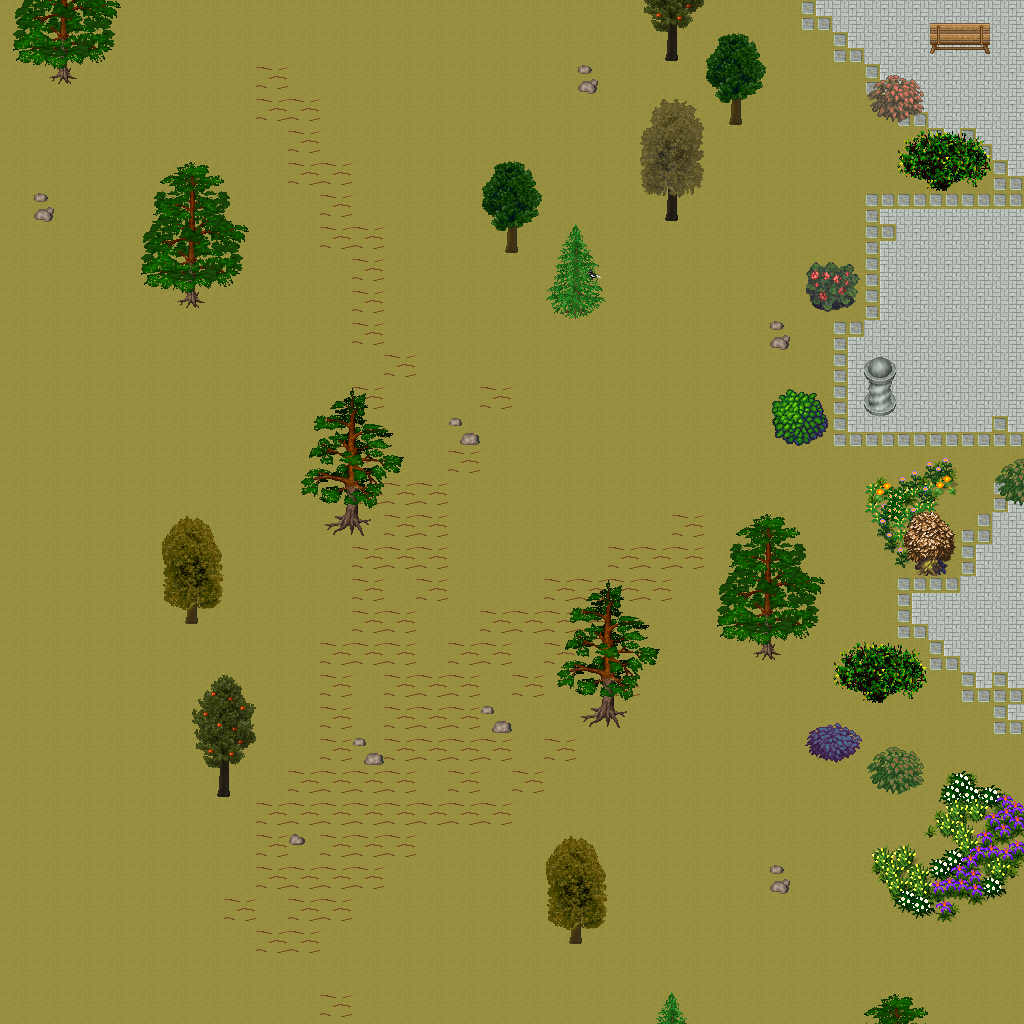

A level layout from a 2D game, rendered from its tile map. Below: a short description, then the map file with tile-grid data replaced by summaries:
An orthogonal 32x32 tile map with 32x32 px tiles, 5 tile layers (Ground, Objects, Objects2, Above, ...), 1 hidden layer not drawn, 34 tilesets.

<map version="1.10" tiledversion="1.11.0" orientation="orthogonal" renderorder="right-down" width="32" height="32" tilewidth="32" tileheight="32" infinite="0" nextlayerid="11" nextobjectid="1">
 <tileset firstgid="1" name="ground_ground" tilewidth="32" tileheight="32" tilecount="33" columns="3">
  <image source="../drawable/ground_ground.png" width="96" height="352" />
 </tileset>
 <tileset firstgid="34" name="ground_rock_pebbles" tilewidth="32" tileheight="32" tilecount="3" columns="1">
  <image source="../drawable/ground_rock_pebbles.png" width="32" height="96" />
 </tileset>
 <tileset firstgid="37" name="ground_grass_edges" tilewidth="32" tileheight="32" tilecount="36" columns="12">
  <image source="../drawable/ground_grass_edges.png" width="384" height="96" />
 </tileset>
 <tileset firstgid="73" name="plant_flower_daisy_white" tilewidth="32" tileheight="32" tilecount="8" columns="2">
  <image source="../drawable/plant_flower_daisy_white.png" width="64" height="128" />
 </tileset>
 <tileset firstgid="81" name="ground_ridge_earth_dark" tilewidth="32" tileheight="32" tilecount="96" columns="12">
  <image source="../drawable/ground_ridge_earth_dark.png" width="384" height="256" />
 </tileset>
 <tileset firstgid="177" name="plant_grasses" tilewidth="32" tileheight="32" tilecount="6" columns="3">
  <image source="../drawable/plant_grasses.png" width="96" height="64" />
 </tileset>
 <tileset firstgid="183" name="ground_earth_edges" tilewidth="32" tileheight="32" tilecount="18" columns="6">
  <image source="../drawable/ground_earth_edges.png" width="192" height="96" />
 </tileset>
 <tileset firstgid="201" name="item_statue_green_stone_3" tilewidth="32" tileheight="32" tilecount="3" columns="1">
  <image source="../drawable/item_statue_green_stone_3.png" width="32" height="96" />
 </tileset>
 <tileset firstgid="204" name="ground_rock_rocks_2" tilewidth="32" tileheight="32" tilecount="4" columns="2">
  <image source="../drawable/ground_rock_rocks_2.png" width="64" height="64" />
 </tileset>
 <tileset firstgid="208" name="item_corpse_huge_animal" tilewidth="32" tileheight="32" tilecount="16" columns="2">
  <image source="../drawable/item_corpse_huge_animal.png" width="64" height="256" />
 </tileset>
 <tileset firstgid="224" name="item_statue_green_stone" tilewidth="32" tileheight="32" tilecount="12" columns="4">
  <image source="../drawable/item_statue_green_stone.png" width="128" height="96" />
 </tileset>
 <tileset firstgid="236" name="logic_creature_animal" tilewidth="32" tileheight="32" tilecount="32" columns="8">
  <image source="../drawable/logic_creature_animal.png" width="256" height="128" />
 </tileset>
 <tileset firstgid="268" name="logic_collision" tilewidth="32" tileheight="32" tilecount="1" columns="1">
  <image source="../drawable/logic_collision.png" width="32" height="32" />
 </tileset>
 <tileset firstgid="269" name="plant_tree_taller_trees" tilewidth="32" tileheight="32" tilecount="32" columns="8">
  <image source="../drawable/plant_tree_taller_trees.png" width="256" height="128" />
 </tileset>
 <tileset firstgid="301" name="plant_tree_spruce" tilewidth="32" tileheight="32" tilecount="6" columns="2">
  <image source="../drawable/plant_tree_spruce.png" width="64" height="96" />
 </tileset>
 <tileset firstgid="307" name="plant_bush_bush_mult_colored" tilewidth="32" tileheight="32" tilecount="6" columns="3">
  <image source="../drawable/plant_bush_bush_mult_colored.png" width="96" height="64" />
 </tileset>
 <tileset firstgid="313" name="plant_bush_bush_pinks" tilewidth="32" tileheight="32" tilecount="4" columns="2">
  <image source="../drawable/plant_bush_bush_pinks.png" width="64" height="64" />
 </tileset>
 <tileset firstgid="317" name="plant_flower_flower_bed_1" tilewidth="32" tileheight="32" tilecount="35" columns="7">
  <image source="../drawable/plant_flower_flower_bed_1.png" width="224" height="160" />
 </tileset>
 <tileset firstgid="352" name="plant_flower_small_flower_bed" tilewidth="32" tileheight="32" tilecount="12" columns="3">
  <image source="../drawable/plant_flower_small_flower_bed.png" width="96" height="128" />
 </tileset>
 <tileset firstgid="364" name="plant_flower_small_flower_bed_2" tilewidth="32" tileheight="32" tilecount="12" columns="3">
  <image source="../drawable/plant_flower_small_flower_bed_2.png" width="96" height="128" />
 </tileset>
 <tileset firstgid="376" name="furniture_chair_bench_wooden" tilewidth="32" tileheight="32" tilecount="8" columns="2">
  <image source="../drawable/furniture_chair_bench_wooden.png" width="64" height="128" />
 </tileset>
 <tileset firstgid="384" name="building_decoration_pool" tilewidth="32" tileheight="32" tilecount="9" columns="3">
  <image source="../drawable/building_decoration_pool.png" width="96" height="96" />
 </tileset>
 <tileset firstgid="393" name="building_decoration_stone_details" tilewidth="32" tileheight="32" tilecount="4" columns="2">
  <image source="../drawable/building_decoration_stone_details.png" width="64" height="64" />
 </tileset>
 <tileset firstgid="397" name="building_decoration_orbpedestal" tilewidth="32" tileheight="32" tilecount="2" columns="1">
  <image source="../drawable/building_decoration_orbpedestal.png" width="32" height="64" />
 </tileset>
 <tileset firstgid="399" name="object_birds" tilewidth="32" tileheight="32" tilecount="4" columns="2">
  <image source="../drawable/object_birds.png" width="64" height="64" />
 </tileset>
 <tileset firstgid="403" name="building_gazebo" tilewidth="32" tileheight="32" tilecount="21" columns="3">
  <image source="../drawable/building_gazebo.png" width="96" height="224" />
 </tileset>
 <tileset firstgid="424" name="ground_green_paving" tilewidth="32" tileheight="32" tilecount="18" columns="3">
  <image source="../drawable/ground_green_paving.png" width="96" height="192" />
 </tileset>
 <tileset firstgid="442" name="plant_tree_pine_tree" tilewidth="32" tileheight="32" tilecount="20" columns="4">
  <image source="../drawable/plant_tree_pine_tree.png" width="128" height="160" />
 </tileset>
 <tileset firstgid="462" name="plant_tree_pine_tree_1" tilewidth="32" tileheight="32" tilecount="20" columns="4">
  <image source="../drawable/plant_tree_pine_tree_1.png" width="128" height="160" />
 </tileset>
 <tileset firstgid="482" name="plant_tree_cherry_blossom_tree" tilewidth="32" tileheight="32" tilecount="9" columns="3">
  <image source="../drawable/plant_tree_cherry_blossom_tree.png" width="96" height="96" />
 </tileset>
 <tileset firstgid="491" name="logic_item_fruits" tilewidth="32" tileheight="32" tilecount="16" columns="8">
  <image source="../drawable/logic_item_fruits.png" width="256" height="64" />
 </tileset>
 <tileset firstgid="507" name="plant_bushes_and_trees" tilewidth="32" tileheight="32" tilecount="144" columns="16">
  <image source="../drawable/plant_bushes_and_trees.png" width="512" height="289" />
 </tileset>
 <tileset firstgid="651" name="plant_bush_leafy" tilewidth="32" tileheight="32" tilecount="48" columns="8">
  <image source="../drawable/plant_bush_leafy.png" width="256" height="192" />
 </tileset>
 <tileset firstgid="699" name="plant_bush_flowering" tilewidth="32" tileheight="32" tilecount="72" columns="8">
  <image source="../drawable/plant_bush_flowering.png" width="256" height="288" />
 </tileset>
 <layer id="1" name="Ground" width="32" height="32">
  <data>[1024 cells, 1024 non-empty, 2 distinct tile ids]</data>
 </layer>
 <layer id="2" name="Objects" width="32" height="32">
  <data>[1024 cells, 203 non-empty, 67 distinct tile ids]</data>
 </layer>
 <layer id="3" name="Objects2" width="32" height="32">
  <data>[1024 cells, 10 non-empty, 9 distinct tile ids]</data>
 </layer>
 <layer id="4" name="Above" width="32" height="32">
  <data>[1024 cells, 134 non-empty, 75 distinct tile ids]</data>
 </layer>
 <layer id="5" name="Above2" width="32" height="32">
  <data>[1024 cells, 1 non-empty, 1 distinct tile ids]</data>
 </layer>
 <layer id="6" name="Walkable" width="32" height="32" visible="0">
  <data>[1024 cells, 66 non-empty, 1 distinct tile ids]</data>
 </layer>
 <objectgroup id="7" name="Mapevents" />
 <objectgroup id="8" name="Spawn" />
 <objectgroup id="9" name="Keys" />
 <objectgroup id="10" name="Replace" />
</map>
